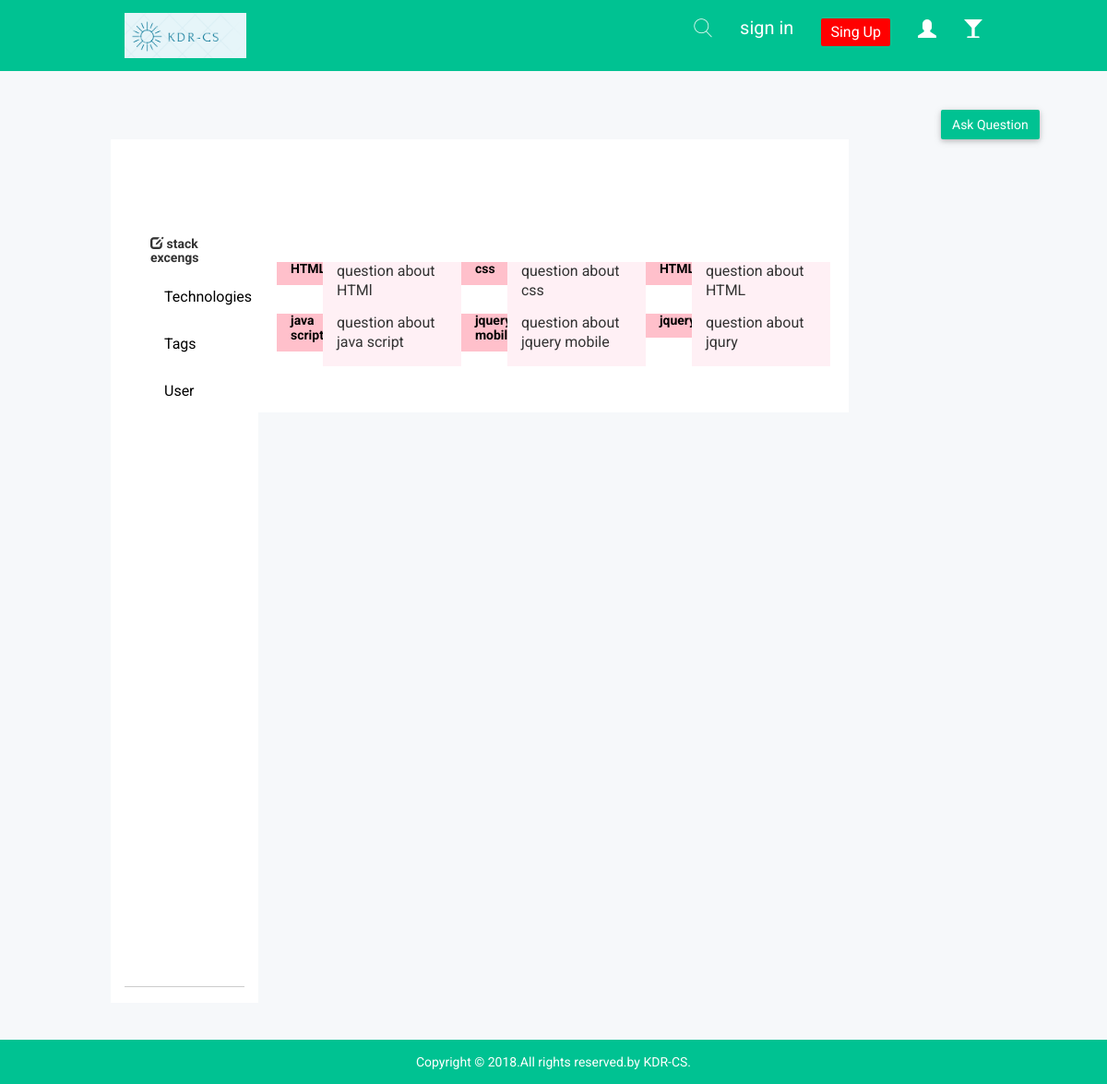
/view_tags.php, run on the app's committed database.
### tables this page shows
CREATE TABLE `category` (
  `id` int(11) NOT NULL,
  `category` varchar(600) NOT NULL,
  `discription` varchar(200) NOT NULL
);

### view_tags.php (the view, shortened to what this page needs)
<?php
include "head.php";
include "link.php";
?>
<body>
<?php
include "top header.php";
?>
     <br><br>
         <div class=""><a class="btn btn-success notika-btn-success"href="select_category.php" style="margin-left: 85%">Ask Question</a></div>
    <div class="sale-statistic-area" >
 <?php
include "aside.php";
 ?>
    <br><br><br><br><br><br><br><br><br><br>
    <hr>
    </div>
    <div class="col-sm-8" style="background-color:white;">
       <div class="sale-statistic-inner notika-shadow mg-tb-30">
 <br><br><br><br>
 <div class="row">
   <?php
$query="select * from category";
$sql=mysqli_query($link,$query);
while ($rows=mysqli_fetch_assoc($sql)) {
   ?>
   <a href="top_menu.php?ID=<?php echo $rows["id"];?>"> <div  class="col-sm-1" style="background-color:pink;">
      <h5><?php echo $rows['category'];?></h5></a>
    </div>
    <div class="col-sm-3" style="background-color:lavenderblush;">
      <p><?php echo $rows['discription'];?></p>
    </div>
   <?php
};?>
<?php
include "footer.php";
?>
</body>
</html>

### css/main.css (style rules this page uses)
html { color: #2f2f2f; font-size: 1em; line-height: 1.4; }
hr { display: block; height: 1px; border: 0; border-top: 1px solid #ccc; margin: 1em 0; padding: 0; }

### css/wave/button.css (style rules this page uses)
.btn-default.notika-btn-default, .btn-info.notika-btn-info, .btn-primary.notika-btn-primary, .btn-success.notika-btn-success, .btn-warning.notika-btn-warning, .btn-danger.notika-btn-danger { box-shadow: 0 2px 5px rgba(0,0,0,.16), 0 2px 10px rgba(0,0,0,.12); border:none; outline:none !important; border-radius:2px; font-size:14px; }
.btn-success.notika-btn-success, .btn-success.success-icon-notika { background-color: #00c292; }

### view_tags.php (style rules this page uses)
a { color: black; }

### aside.php (style rules this page uses)
a { color: black; }

### data on the page
category: category "HTML", discription "question about HTMl"
category: category "css", discription "question about css"
category: category "HTML", discription "question about HTML"
category: category "java script", discription "question about java script"
category: category "jquery mobile", discription "question about jquery mobile"
category: category "jquery", discription "question about jqury"
